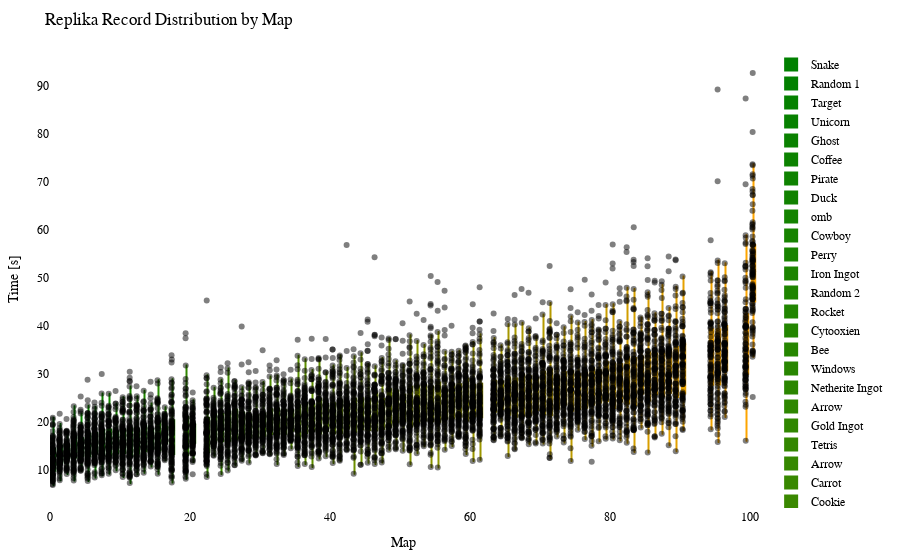

Notebook cell for this chart:
### Code cell
import plotly.graph_objects as go
import plotly.io as pio
from matplotlib.colors import LinearSegmentedColormap, to_hex

df = getRecordsDataframe(minigame="Replika")

# sort df columns by mean value 
df = df.reindex(df.mean().sort_values().index, axis=1)

# drop sum column
df = df.drop(columns=["Sum"])

# replace 25 with NaN
df = df.replace(25, np.nan)

# remove "ms " from column names
df.columns = df.columns.str.replace('ms ', '')

# Exclude the first column (assuming it's the column you don't want to include)
df_to_html = df.iloc[:, 1:]

# Calculate the offset for centering the data points
num_columns = len(df_to_html.columns)
offset = 0.5

# Create a green to orange gradient
cmap = LinearSegmentedColormap.from_list("green_orange", ["green", "orange"])
colors = [to_hex(cmap(i / (num_columns - 1))) for i in range(num_columns)]

# Create a Swarm plot using Plotly
fig = go.Figure()

for i, (column, color) in enumerate(zip(df_to_html.columns, colors)):
    x_values = [i + offset] * len(df_to_html[column])  # Adjust x-values with offset for horizontal centering
    fig.add_trace(go.Box(x=x_values,
                         y=df_to_html[column],
                         name=column,
                         boxpoints='all',
                         pointpos=-0.5,  # Adjust point position to prevent overlapping
                         marker=dict(color='rgba(0,0,0,0.5)', size=6),  # Adjust marker color and size
                         line=dict(color=color),
                         fillcolor=color,
                         hovertext=df_to_html.index,
                         hoverinfo='name+text+y',
                         showlegend=True))

fig.update_layout(title="Replika Record Distribution by Map",
                  xaxis=dict(title="Map"),
                  yaxis=dict(title="Time [s]"),
                  showlegend=True,
                  font=dict(family="Arial", size=12, color="black"),  # Customize font
                  plot_bgcolor="white",  # Set background color
                  margin=dict(l=50, r=50, t=50, b=50),  # Adjust margins for better layout
                  )

# Show the figure
fig.show()

# Export the plot to an HTML file
pio.write_html(fig, "out/repl_swarm_plot.html")

### Figure 1 — Plotly figure (JSON) as saved in the notebook; plotly's stock layout.template omitted (floating-point values rounded to 4 significant figures; data arrays with more than 128 entries replaced by an {"elided": "..."} marker saying what was removed)
{"data": [{"boxpoints": "all", "fillcolor": "#008000", "hoverinfo": "name+text+y", "hovertext": {"elided": "153 str values"}, "line": {"color": "#008000"}, "marker": {"color": "rgba(0,0,0,0.5)", "size": 6}, "name": "Snake", "pointpos": -0.5, "showlegend": true, "type": "box", "x": {"elided": "153 float values"}, "y": {"elided": "153 float values"}}, {"boxpoints": "all", "fillcolor": "#028000", "hoverinfo": "name+text+y", "hovertext": {"elided": "153 str values"}, "line": {"color": "#028000"}, "marker": {"color": "rgba(0,0,0,0.5)", "size": 6}, "name": "Random 1", "pointpos": -0.5, "showlegend": true, "type": "box", "x": {"elided": "153 float values"}, "y": {"elided": "153 float values"}}, {"boxpoints": "all", "fillcolor": "#058100", "hoverinfo": "name+text+y", "hovertext": {"elided": "153 str values"}, "line": {"color": "#058100"}, "marker": {"color": "rgba(0,0,0,0.5)", "size": 6}, "name": "Target", "pointpos": -0.5, "showlegend": true, "type": "box", "x": {"elided": "153 float values"}, "y": {"elided": "153 float values"}}, {"boxpoints": "all", "fillcolor": "#078100", "hoverinfo": "name+text+y", "hovertext": {"elided": "153 str values"}, "line": {"color": "#078100"}, "marker": {"color": "rgba(0,0,0,0.5)", "size": 6}, "name": "Unicorn", "pointpos": -0.5, "showlegend": true, "type": "box", "x": {"elided": "153 float values"}, "y": {"elided": "153 float values"}}, {"boxpoints": "all", "fillcolor": "#0a8100", "hoverinfo": "name+text+y", "hovertext": {"elided": "153 str values"}, "line": {"color": "#0a8100"}, "marker": {"color": "rgba(0,0,0,0.5)", "size": 6}, "name": "Ghost", "pointpos": -0.5, "showlegend": true, "type": "box", "x": {"elided": "153 float values"}, "y": {"elided": "153 float values"}}, {"boxpoints": "all", "fillcolor": "#0c8200", "hoverinfo": "name+text+y", "hovertext": {"elided": "153 str values"}, "line": {"color": "#0c8200"}, "marker": {"color": "rgba(0,0,0,0.5)", "size": 6}, "name": "Coffee", "pointpos": -0.5, "showlegend": true, "type": "box", "x": {"elided": "153 float values"}, "y": {"elided": "153 float values"}}, {"boxpoints": "all", "fillcolor": "#0f8200", "hoverinfo": "name+text+y", "hovertext": {"elided": "153 str values"}, "line": {"color": "#0f8200"}, "marker": {"color": "rgba(0,0,0,0.5)", "size": 6}, "name": "Pirate", "pointpos": -0.5, "showlegend": true, "type": "box", "x": {"elided": "153 float values"}, "y": {"elided": "153 float values"}}, {"boxpoints": "all", "fillcolor": "#118200", "hoverinfo": "name+text+y", "hovertext": {"elided": "153 str values"}, "line": {"color": "#118200"}, "marker": {"color": "rgba(0,0,0,0.5)", "size": 6}, "name": "Duck", "pointpos": -0.5, "showlegend": true, "type": "box", "x": {"elided": "153 float values"}, "y": {"elided": "153 float values"}}, {"boxpoints": "all", "fillcolor": "#148300", "hoverinfo": "name+text+y", "hovertext": {"elided": "153 str values"}, "line": {"color": "#148300"}, "marker": {"color": "rgba(0,0,0,0.5)", "size": 6}, "name": "omb", "pointpos": -0.5, "showlegend": true, "type": "box", "x": {"elided": "153 float values"}, "y": {"elided": "153 float values"}}, {"boxpoints": "all", "fillcolor": "#178300", "hoverinfo": "name+text+y", "hovertext": {"elided": "153 str values"}, "line": {"color": "#178300"}, "marker": {"color": "rgba(0,0,0,0.5)", "size": 6}, "name": "Cowboy", "pointpos": -0.5, "showlegend": true, "type": "box", "x": {"elided": "153 float values"}, "y": {"elided": "153 float values"}}, {"boxpoints": "all", "fillcolor": "#198400", "hoverinfo": "name+text+y", "hovertext": {"elided": "153 str values"}, "line": {"color": "#198400"}, "marker": {"color": "rgba(0,0,0,0.5)", "size": 6}, "name": "Perry", "pointpos": -0.5, "showlegend": true, "type": "box", "x": {"elided": "153 float values"}, "y": {"elided": "153 float values"}}, {"boxpoints": "all", "fillcolor": "#1c8400", "hoverinfo": "name+text+y", "hovertext": {"elided": "153 str values"}, "line": {"color": "#1c8400"}, "marker": {"color": "rgba(0,0,0,0.5)", "size": 6}, "name": "Iron Ingot", "pointpos": -0.5, "showlegend": true, "type": "box", "x": {"elided": "153 float values"}, "y": {"elided": "153 float values"}}, {"boxpoints": "all", "fillcolor": "#1e8400", "hoverinfo": "name+text+y", "hovertext": {"elided": "153 str values"}, "line": {"color": "#1e8400"}, "marker": {"color": "rgba(0,0,0,0.5)", "size": 6}, "name": "Random 2", "pointpos": -0.5, "showlegend": true, "type": "box", "x": {"elided": "153 float values"}, "y": {"elided": "153 float values"}}, {"boxpoints": "all", "fillcolor": "#218500", "hoverinfo": "name+text+y", "hovertext": {"elided": "153 str values"}, "line": {"color": "#218500"}, "marker": {"color": "rgba(0,0,0,0.5)", "size": 6}, "name": "Rocket", "pointpos": -0.5, "showlegend": true, "type": "box", "x": {"elided": "153 float values"}, "y": {"elided": "153 float values"}}, {"boxpoints": "all", "fillcolor": "#238500", "hoverinfo": "name+text+y", "hovertext": {"elided": "153 str values"}, "line": {"color": "#238500"}, "marker": {"color": "rgba(0,0,0,0.5)", "size": 6}, "name": "Cytooxien", "pointpos": -0.5, "showlegend": true, "type": "box", "x": {"elided": "153 float values"}, "y": {"elided": "153 float values"}}, {"boxpoints": "all", "fillcolor": "#268600", "hoverinfo": "name+text+y", "hovertext": {"elided": "153 str values"}, "line": {"color": "#268600"}, "marker": {"color": "rgba(0,0,0,0.5)", "size": 6}, "name": "Bee", "pointpos": -0.5, "showlegend": true, "type": "box", "x": {"elided": "153 float values"}, "y": {"elided": "153 float values"}}, {"boxpoints": "all", "fillcolor": "#288600", "hoverinfo": "name+text+y", "hovertext": {"elided": "153 str values"}, "line": {"color": "#288600"}, "marker": {"color": "rgba(0,0,0,0.5)", "size": 6}, "name": "Windows", "pointpos": -0.5, "showlegend": true, "type": "box", "x": {"elided": "153 float values"}, "y": {"elided": "153 float values"}}, {"boxpoints": "all", "fillcolor": "#2b8600", "hoverinfo": "name+text+y", "hovertext": {"elided": "153 str values"}, "line": {"color": "#2b8600"}, "marker": {"color": "rgba(0,0,0,0.5)", "size": 6}, "name": "Netherite Ingot", "pointpos": -0.5, "showlegend": true, "type": "box", "x": {"elided": "153 float values"}, "y": {"elided": "153 float values"}}, {"boxpoints": "all", "fillcolor": "#2e8700", "hoverinfo": "name+text+y", "hovertext": {"elided": "153 str values"}, "line": {"color": "#2e8700"}, "marker": {"color": "rgba(0,0,0,0.5)", "size": 6}, "name": "Arrow", "pointpos": -0.5, "showlegend": true, "type": "box", "x": {"elided": "153 float values"}, "y": {"elided": "153x2 float values"}}, {"boxpoints": "all", "fillcolor": "#308700", "hoverinfo": "name+text+y", "hovertext": {"elided": "153 str values"}, "line": {"color": "#308700"}, "marker": {"color": "rgba(0,0,0,0.5)", "size": 6}, "name": "Gold Ingot", "pointpos": -0.5, "showlegend": true, "type": "box", "x": {"elided": "153 float values"}, "y": {"elided": "153 float values"}}, {"boxpoints": "all", "fillcolor": "#338700", "hoverinfo": "name+text+y", "hovertext": {"elided": "153 str values"}, "line": {"color": "#338700"}, "marker": {"color": "rgba(0,0,0,0.5)", "size": 6}, "name": "Tetris", "pointpos": -0.5, "showlegend": true, "type": "box", "x": {"elided": "153 float values"}, "y": {"elided": "153 float values"}}, {"boxpoints": "all", "fillcolor": "#358800", "hoverinfo": "name+text+y", "hovertext": {"elided": "153 str values"}, "line": {"color": "#358800"}, "marker": {"color": "rgba(0,0,0,0.5)", "size": 6}, "name": "Arrow", "pointpos": -0.5, "showlegend": true, "type": "box", "x": {"elided": "153 float values"}, "y": {"elided": "153x2 float values"}}, {"boxpoints": "all", "fillcolor": "#388800", "hoverinfo": "name+text+y", "hovertext": {"elided": "153 str values"}, "line": {"color": "#388800"}, "marker": {"color": "rgba(0,0,0,0.5)", "size": 6}, "name": "Carrot", "pointpos": -0.5, "showlegend": true, "type": "box", "x": {"elided": "153 float values"}, "y": {"elided": "153 float values"}}, {"boxpoints": "all", "fillcolor": "#3a8800", "hoverinfo": "name+text+y", "hovertext": {"elided": "153 str values"}, "line": {"color": "#3a8800"}, "marker": {"color": "rgba(0,0,0,0.5)", "size": 6}, "name": "Cookie", "pointpos": -0.5, "showlegend": true, "type": "box", "x": {"elided": "153 float values"}, "y": {"elided": "153 float values"}}, {"boxpoints": "all", "fillcolor": "#3d8900", "hoverinfo": "name+text+y", "hovertext": {"elided": "153 str values"}, "line": {"color": "#3d8900"}, "marker": {"color": "rgba(0,0,0,0.5)", "size": 6}, "name": "Krabs", "pointpos": -0.5, "showlegend": true, "type": "box", "x": {"elided": "153 float values"}, "y": {"elided": "153 float values"}}, {"boxpoints": "all", "fillcolor": "#408900", "hoverinfo": "name+text+y", "hovertext": {"elided": "153 str values"}, "line": {"color": "#408900"}, "marker": {"color": "rgba(0,0,0,0.5)", "size": 6}, "name": "Poppy", "pointpos": -0.5, "showlegend": true, "type": "box", "x": {"elided": "153 float values"}, "y": {"elided": "153 float values"}}, {"boxpoints": "all", "fillcolor": "#428a00", "hoverinfo": "name+text+y", "hovertext": {"elided": "153 str values"}, "line": {"color": "#428a00"}, "marker": {"color": "rgba(0,0,0,0.5)", "size": 6}, "name": "Pacman Ghost", "pointpos": -0.5, "showlegend": true, "type": "box", "x": {"elided": "153 float values"}, "y": {"elided": "153 float values"}}, {"boxpoints": "all", "fillcolor": "#458a00", "hoverinfo": "name+text+y", "hovertext": {"elided": "153 str values"}, "line": {"color": "#458a00"}, "marker": {"color": "rgba(0,0,0,0.5)", "size": 6}, "name": "Koopa", "pointpos": -0.5, "showlegend": true, "type": "box", "x": {"elided": "153 float values"}, "y": {"elided": "153 float values"}}, {"boxpoints": "all", "fillcolor": "#478a00", "hoverinfo": "name+text+y", "hovertext": {"elided": "153 str values"}, "line": {"color": "#478a00"}, "marker": {"color": "rgba(0,0,0,0.5)", "size": 6}, "name": "Water Temple", "pointpos": -0.5, "showlegend": true, "type": "box", "x": {"elided": "153 float values"}, "y": {"elided": "153 float values"}}, {"boxpoints": "all", "fillcolor": "#4a8b00", "hoverinfo": "name+text+y", "hovertext": {"elided": "153 str values"}, "line": {"color": "#4a8b00"}, "marker": {"color": "rgba(0,0,0,0.5)", "size": 6}, "name": "Twitch", "pointpos": -0.5, "showlegend": true, "type": "box", "x": {"elided": "153 float values"}, "y": {"elided": "153 float values"}}, {"boxpoints": "all", "fillcolor": "#4c8b00", "hoverinfo": "name+text+y", "hovertext": {"elided": "153 str values"}, "line": {"color": "#4c8b00"}, "marker": {"color": "rgba(0,0,0,0.5)", "size": 6}, "name": "Controller", "pointpos": -0.5, "showlegend": true, "type": "box", "x": {"elided": "153 float values"}, "y": {"elided": "153 float values"}}, {"boxpoints": "all", "fillcolor": "#4f8b00", "hoverinfo": "name+text+y", "hovertext": {"elided": "153 str values"}, "line": {"color": "#4f8b00"}, "marker": {"color": "rgba(0,0,0,0.5)", "size": 6}, "name": "Diskette", "pointpos": -0.5, "showlegend": true, "type": "box", "x": {"elided": "153 float values"}, "y": {"elided": "153 float values"}}, {"boxpoints": "all", "fillcolor": "#518c00", "hoverinfo": "name+text+y", "hovertext": {"elided": "153 str values"}, "line": {"color": "#518c00"}, "marker": {"color": "rgba(0,0,0,0.5)", "size": 6}, "name": "Mario", "pointpos": -0.5, "showlegend": true, "type": "box", "x": {"elided": "153 float values"}, "y": {"elided": "153 float values"}}, {"boxpoints": "all", "fillcolor": "#548c00", "hoverinfo": "name+text+y", "hovertext": {"elided": "153 str values"}, "line": {"color": "#548c00"}, "marker": {"color": "rgba(0,0,0,0.5)", "size": 6}, "name": "Poke Ball", "pointpos": -0.5, "showlegend": true, "type": "box", "x": {"elided": "153 float values"}, "y": {"elided": "153 float values"}}, {"boxpoints": "all", "fillcolor": "#578d00", "hoverinfo": "name+text+y", "hovertext": {"elided": "153 str values"}, "line": {"color": "#578d00"}, "marker": {"color": "rgba(0,0,0,0.5)", "size": 6}, "name": "Camera", "pointpos": -0.5, "showlegend": true, "type": "box", "x": {"elided": "153 float values"}, "y": {"elided": "153 float values"}}, {"boxpoints": "all", "fillcolor": "#598d00", "hoverinfo": "name+text+y", "hovertext": {"elided": "153 str values"}, "line": {"color": "#598d00"}, "marker": {"color": "rgba(0,0,0,0.5)", "size": 6}, "name": "House", "pointpos": -0.5, "showlegend": true, "type": "box", "x": {"elided": "153 float values"}, "y": {"elided": "153 float values"}}, {"boxpoints": "all", "fillcolor": "#5c8d00", "hoverinfo": "name+text+y", "hovertext": {"elided": "153 str values"}, "line": {"color": "#5c8d00"}, "marker": {"color": "rgba(0,0,0,0.5)", "size": 6}, "name": "Caterpie", "pointpos": -0.5, "showlegend": true, "type": "box", "x": {"elided": "153 float values"}, "y": {"elided": "153 float values"}}, {"boxpoints": "all", "fillcolor": "#5e8e00", "hoverinfo": "name+text+y", "hovertext": {"elided": "153 str values"}, "line": {"color": "#5e8e00"}, "marker": {"color": "rgba(0,0,0,0.5)", "size": 6}, "name": "Baby Yoda", "pointpos": -0.5, "showlegend": true, "type": "box", "x": {"elided": "153 float values"}, "y": {"elided": "153 float values"}}, {"boxpoints": "all", "fillcolor": "#618e00", "hoverinfo": "name+text+y", "hovertext": {"elided": "153 str values"}, "line": {"color": "#618e00"}, "marker": {"color": "rgba(0,0,0,0.5)", "size": 6}, "name": "YouTube", "pointpos": -0.5, "showlegend": true, "type": "box", "x": {"elided": "153 float values"}, "y": {"elided": "153 float values"}}, {"boxpoints": "all", "fillcolor": "#638e00", "hoverinfo": "name+text+y", "hovertext": {"elided": "153 str values"}, "line": {"color": "#638e00"}, "marker": {"color": "rgba(0,0,0,0.5)", "size": 6}, "name": "Parrot", "pointpos": -0.5, "showlegend": true, "type": "box", "x": {"elided": "153 float values"}, "y": {"elided": "153 float values"}}, {"boxpoints": "all", "fillcolor": "#668f00", "hoverinfo": "name+text+y", "hovertext": {"elided": "153 str values"}, "line": {"color": "#668f00"}, "marker": {"color": "rgba(0,0,0,0.5)", "size": 6}, "name": "Sonic", "pointpos": -0.5, "showlegend": true, "type": "box", "x": {"elided": "153 float values"}, "y": {"elided": "153 float values"}}, {"boxpoints": "all", "fillcolor": "#688f00", "hoverinfo": "name+text+y", "hovertext": {"elided": "153 str values"}, "line": {"color": "#688f00"}, "marker": {"color": "rgba(0,0,0,0.5)", "size": 6}, "name": "Chicken", "pointpos": -0.5, "showlegend": true, "type": "box", "x": {"elided": "153 float values"}, "y": {"elided": "153 float values"}}, {"boxpoints": "all", "fillcolor": "#6b9000", "hoverinfo": "name+text+y", "hovertext": {"elided": "153 str values"}, "line": {"color": "#6b9000"}, "marker": {"color": "rgba(0,0,0,0.5)", "size": 6}, "name": "Twitter", "pointpos": -0.5, "showlegend": true, "type": "box", "x": {"elided": "153 float values"}, "y": {"elided": "153 float values"}}, {"boxpoints": "all", "fillcolor": "#6e9000", "hoverinfo": "name+text+y", "hovertext": {"elided": "153 str values"}, "line": {"color": "#6e9000"}, "marker": {"color": "rgba(0,0,0,0.5)", "size": 6}, "name": "Excavator", "pointpos": -0.5, "showlegend": true, "type": "box", "x": {"elided": "153 float values"}, "y": {"elided": "153 float values"}}, {"boxpoints": "all", "fillcolor": "#709000", "hoverinfo": "name+text+y", "hovertext": {"elided": "153 str values"}, "line": {"color": "#709000"}, "marker": {"color": "rgba(0,0,0,0.5)", "size": 6}, "name": "Fox", "pointpos": -0.5, "showlegend": true, "type": "box", "x": {"elided": "153 float values"}, "y": {"elided": "153 float values"}}, {"boxpoints": "all", "fillcolor": "#739100", "hoverinfo": "name+text+y", "hovertext": {"elided": "153 str values"}, "line": {"color": "#739100"}, "marker": {"color": "rgba(0,0,0,0.5)", "size": 6}, "name": "Frog", "pointpos": -0.5, "showlegend": true, "type": "box", "x": {"elided": "153 float values"}, "y": {"elided": "153 float values"}}, {"boxpoints": "all", "fillcolor": "#759100", "hoverinfo": "name+text+y", "hovertext": {"elided": "153 str values"}, "line": {"color": "#759100"}, "marker": {"color": "rgba(0,0,0,0.5)", "size": 6}, "name": "Egg", "pointpos": -0.5, "showlegend": true, "type": "box", "x": {"elided": "153 float values"}, "y": {"elided": "153 float values"}}, {"boxpoints": "all", "fillcolor": "#789100", "hoverinfo": "name+text+y", "hovertext": {"elided": "153 str values"}, "line": {"color": "#789100"}, "marker": {"color": "rgba(0,0,0,0.5)", "size": 6}, "name": "of Meat", "pointpos": -0.5, "showlegend": true, "type": "box", "x": {"elided": "153 float values"}, "y": {"elided": "153 float values"}}, {"boxpoints": "all", "fillcolor": "#7a9200", "hoverinfo": "name+text+y", "hovertext": {"elided": "153 str values"}, "line": {"color": "#7a9200"}, "marker": {"color": "rgba(0,0,0,0.5)", "size": 6}, "name": "Tree", "pointpos": -0.5, "showlegend": true, "type": "box", "x": {"elided": "153 float values"}, "y": {"elided": "153 float values"}}, {"boxpoints": "all", "fillcolor": "#7d9200", "hoverinfo": "name+text+y", "hovertext": {"elided": "153 str values"}, "line": {"color": "#7d9200"}, "marker": {"color": "rgba(0,0,0,0.5)", "size": 6}, "name": "Thinking", "pointpos": -0.5, "showlegend": true, "type": "box", "x": {"elided": "153 float values"}, "y": {"elided": "153 float values"}}, {"boxpoints": "all", "fillcolor": "#809300", "hoverinfo": "name+text+y", "hovertext": {"elided": "153 str values"}, "line": {"color": "#809300"}, "marker": {"color": "rgba(0,0,0,0.5)", "size": 6}, "name": "Thinking 2", "pointpos": -0.5, "showlegend": true, "type": "box", "x": {"elided": "153 float values"}, "y": {"elided": "153 float values"}}, {"boxpoints": "all", "fillcolor": "#829300", "hoverinfo": "name+text+y", "hovertext": {"elided": "153 str values"}, "line": {"color": "#829300"}, "marker": {"color": "rgba(0,0,0,0.5)", "size": 6}, "name": "The Sea", "pointpos": -0.5, "showlegend": true, "type": "box", "x": {"elided": "153 float values"}, "y": {"elided": "153 float values"}}, {"boxpoints": "all", "fillcolor": "#859300", "hoverinfo": "name+text+y", "hovertext": {"elided": "153 str values"}, "line": {"color": "#859300"}, "marker": {"color": "rgba(0,0,0,0.5)", "size": 6}, "name": "ppHop 2", "pointpos": -0.5, "showlegend": true, "type": "box", "x": {"elided": "153 float values"}, "y": {"elided": "153 float values"}}, {"boxpoints": "all", "fillcolor": "#879400", "hoverinfo": "name+text+y", "hovertext": {"elided": "153 str values"}, "line": {"color": "#879400"}, "marker": {"color": "rgba(0,0,0,0.5)", "size": 6}, "name": "Heart", "pointpos": -0.5, "showlegend": true, "type": "box", "x": {"elided": "153 float values"}, "y": {"elided": "153 float values"}}, {"boxpoints": "all", "fillcolor": "#8a9400", "hoverinfo": "name+text+y", "hovertext": {"elided": "153 str values"}, "line": {"color": "#8a9400"}, "marker": {"color": "rgba(0,0,0,0.5)", "size": 6}, "name": "Pizza", "pointpos": -0.5, "showlegend": true, "type": "box", "x": {"elided": "153 float values"}, "y": {"elided": "153 float values"}}, {"boxpoints": "all", "fillcolor": "#8c9400", "hoverinfo": "name+text+y", "hovertext": {"elided": "153 str values"}, "line": {"color": "#8c9400"}, "marker": {"color": "rgba(0,0,0,0.5)", "size": 6}, "name": "Sheep", "pointpos": -0.5, "showlegend": true, "type": "box", "x": {"elided": "153 float values"}, "y": {"elided": "153 float values"}}, {"boxpoints": "all", "fillcolor": "#8f9500", "hoverinfo": "name+text+y", "hovertext": {"elided": "153 str values"}, "line": {"color": "#8f9500"}, "marker": {"color": "rgba(0,0,0,0.5)", "size": 6}, "name": "Up", "pointpos": -0.5, "showlegend": true, "type": "box", "x": {"elided": "153 float values"}, "y": {"elided": "153 float values"}}, {"boxpoints": "all", "fillcolor": "#919500", "hoverinfo": "name+text+y", "hovertext": {"elided": "153 str values"}, "line": {"color": "#919500"}, "marker": {"color": "rgba(0,0,0,0.5)", "size": 6}, "name": "Skeleton", "pointpos": -0.5, "showlegend": true, "type": "box", "x": {"elided": "153 float values"}, "y": {"elided": "153 float values"}}, {"boxpoints": "all", "fillcolor": "#949500", "hoverinfo": "name+text+y", "hovertext": {"elided": "153 str values"}, "line": {"color": "#949500"}, "marker": {"color": "rgba(0,0,0,0.5)", "size": 6}, "name": "Among Us", "pointpos": -0.5, "showlegend": true, "type": "box", "x": {"elided": "153 float values"}, "y": {"elided": "153 float values"}}, {"boxpoints": "all", "fillcolor": "#979600", "hoverinfo": "name+text+y", "hovertext": {"elided": "153 str values"}, "line": {"color": "#979600"}, "marker": {"color": "rgba(0,0,0,0.5)", "size": 6}, "name": "French Fries", "pointpos": -0.5, "showlegend": true, "type": "box", "x": {"elided": "153 float values"}, "y": {"elided": "153 float values"}}, {"boxpoints": "all", "fillcolor": "#999600", "hoverinfo": "name+text+y", "hovertext": {"elided": "153 str values"}, "line": {"color": "#999600"}, "marker": {"color": "rgba(0,0,0,0.5)", "size": 6}, "name": "Mountain", "pointpos": -0.5, "showlegend": true, "type": "box", "x": {"elided": "153 float values"}, "y": {"elided": "153 float values"}}, {"boxpoints": "all", "fillcolor": "#9c9700", "hoverinfo": "name+text+y", "hovertext": {"elided": "153 str values"}, "line": {"color": "#9c9700"}, "marker": {"color": "rgba(0,0,0,0.5)", "size": 6}, "name": "Cherry", "pointpos": -0.5, "showlegend": true, "type": "box", "x": {"elided": "153 float values"}, "y": {"elided": "153 float values"}}, {"boxpoints": "all", "fillcolor": "#9e9700", "hoverinfo": "name+text+y", "hovertext": {"elided": "153 str values"}, "line": {"color": "#9e9700"}, "marker": {"color": "rgba(0,0,0,0.5)", "size": 6}, "name": "Cow", "pointpos": -0.5, "showlegend": true, "type": "box", "x": {"elided": "153 float values"}, "y": {"elided": "153x2 float values"}}, {"boxpoints": "all", "fillcolor": "#a19700", "hoverinfo": "name+text+y", "hovertext": {"elided": "153 str values"}, "line": {"color": "#a19700"}, "marker": {"color": "rgba(0,0,0,0.5)", "size": 6}, "name": "Hourglass", "pointpos": -0.5, "showlegend": true, "type": "box", "x": {"elided": "153 float values"}, "y": {"elided": "153 float values"}}, {"boxpoints": "all", "fillcolor": "#a39800", "hoverinfo": "name+text+y", "hovertext": {"elided": "153 str values"}, "line": {"color": "#a39800"}, "marker": {"color": "rgba(0,0,0,0.5)", "size": 6}, "name": "Blue Monster", "pointpos": -0.5, "showlegend": true, "type": "box", "x": {"elided": "153 float values"}, "y": {"elided": "153 float values"}}, {"boxpoints": "all", "fillcolor": "#a69800", "hoverinfo": "name+text+y", "hovertext": {"elided": "153 str values"}, "line": {"color": "#a69800"}, "marker": {"color": "rgba(0,0,0,0.5)", "size": 6}, "name": "Eevee", "pointpos": -0.5, "showlegend": true, "type": "box", "x": {"elided": "153 float values"}, "y": {"elided": "153 float values"}}, {"boxpoints": "all", "fillcolor": "#a89800", "hoverinfo": "name+text+y", "hovertext": {"elided": "153 str values"}, "line": {"color": "#a89800"}, "marker": {"color": "rgba(0,0,0,0.5)", "size": 6}, "name": "Wizard", "pointpos": -0.5, "showlegend": true, "type": "box", "x": {"elided": "153 float values"}, "y": {"elided": "153 float values"}}, {"boxpoints": "all", "fillcolor": "#ab9900", "hoverinfo": "name+text+y", "hovertext": {"elided": "153 str values"}, "line": {"color": "#ab9900"}, "marker": {"color": "rgba(0,0,0,0.5)", "size": 6}, "name": "Galaxian Alien", "pointpos": -0.5, "showlegend": true, "type": "box", "x": {"elided": "153 float values"}, "y": {"elided": "153 float values"}}, {"boxpoints": "all", "fillcolor": "#ae9900", "hoverinfo": "name+text+y", "hovertext": {"elided": "153 str values"}, "line": {"color": "#ae9900"}, "marker": {"color": "rgba(0,0,0,0.5)", "size": 6}, "name": "ppHop 1", "pointpos": -0.5, "showlegend": true, "type": "box", "x": {"elided": "153 float values"}, "y": {"elided": "153 float values"}}, {"boxpoints": "all", "fillcolor": "#b09a00", "hoverinfo": "name+text+y", "hovertext": {"elided": "153 str values"}, "line": {"color": "#b09a00"}, "marker": {"color": "rgba(0,0,0,0.5)", "size": 6}, "name": "Spider", "pointpos": -0.5, "showlegend": true, "type": "box", "x": {"elided": "153 float values"}, "y": {"elided": "153 float values"}}, {"boxpoints": "all", "fillcolor": "#b39a00", "hoverinfo": "name+text+y", "hovertext": {"elided": "153 str values"}, "line": {"color": "#b39a00"}, "marker": {"color": "rgba(0,0,0,0.5)", "size": 6}, "name": "Zombie", "pointpos": -0.5, "showlegend": true, "type": "box", "x": {"elided": "153 float values"}, "y": {"elided": "153 float values"}}, {"boxpoints": "all", "fillcolor": "#b59a00", "hoverinfo": "name+text+y", "hovertext": {"elided": "153 str values"}, "line": {"color": "#b59a00"}, "marker": {"color": "rgba(0,0,0,0.5)", "size": 6}, "name": "Penguin", "pointpos": -0.5, "showlegend": true, "type": "box", "x": {"elided": "153 float values"}, "y": {"elided": "153 float values"}}, {"boxpoints": "all", "fillcolor": "#b89b00", "hoverinfo": "name+text+y", "hovertext": {"elided": "153 str values"}, "line": {"color": "#b89b00"}, "marker": {"color": "rgba(0,0,0,0.5)", "size": 6}, "name": "Turtle", "pointpos": -0.5, "showlegend": true, "type": "box", "x": {"elided": "153 float values"}, "y": {"elided": "153 float values"}}, {"boxpoints": "all", "fillcolor": "#ba9b00", "hoverinfo": "name+text+y", "hovertext": {"elided": "153 str values"}, "line": {"color": "#ba9b00"}, "marker": {"color": "rgba(0,0,0,0.5)", "size": 6}, "name": "Slime", "pointpos": -0.5, "showlegend": true, "type": "box", "x": {"elided": "153 float values"}, "y": {"elided": "153 float values"}}, {"boxpoints": "all", "fillcolor": "#bd9b00", "hoverinfo": "name+text+y", "hovertext": {"elided": "153 str values"}, "line": {"color": "#bd9b00"}, "marker": {"color": "rgba(0,0,0,0.5)", "size": 6}, "name": "Mouse", "pointpos": -0.5, "showlegend": true, "type": "box", "x": {"elided": "153 float values"}, "y": {"elided": "153 float values"}}, {"boxpoints": "all", "fillcolor": "#c09c00", "hoverinfo": "name+text+y", "hovertext": {"elided": "153 str values"}, "line": {"color": "#c09c00"}, "marker": {"color": "rgba(0,0,0,0.5)", "size": 6}, "name": "Instagram", "pointpos": -0.5, "showlegend": true, "type": "box", "x": {"elided": "153 float values"}, "y": {"elided": "153 float values"}}, {"boxpoints": "all", "fillcolor": "#c29c00", "hoverinfo": "name+text+y", "hovertext": {"elided": "153 str values"}, "line": {"color": "#c29c00"}, "marker": {"color": "rgba(0,0,0,0.5)", "size": 6}, "name": "muss los", "pointpos": -0.5, "showlegend": true, "type": "box", "x": {"elided": "153 float values"}, "y": {"elided": "153 float values"}}, {"boxpoints": "all", "fillcolor": "#c59d00", "hoverinfo": "name+text+y", "hovertext": {"elided": "153 str values"}, "line": {"color": "#c59d00"}, "marker": {"color": "rgba(0,0,0,0.5)", "size": 6}, "name": "Skeleton Skull", "pointpos": -0.5, "showlegend": true, "type": "box", "x": {"elided": "153 float values"}, "y": {"elided": "153 float values"}}, {"boxpoints": "all", "fillcolor": "#c79d00", "hoverinfo": "name+text+y", "hovertext": {"elided": "153 str values"}, "line": {"color": "#c79d00"}, "marker": {"color": "rgba(0,0,0,0.5)", "size": 6}, "name": "Charizard", "pointpos": -0.5, "showlegend": true, "type": "box", "x": {"elided": "153 float values"}, "y": {"elided": "153 float values"}}, {"boxpoints": "all", "fillcolor": "#ca9d00", "hoverinfo": "name+text+y", "hovertext": {"elided": "153 str values"}, "line": {"color": "#ca9d00"}, "marker": {"color": "rgba(0,0,0,0.5)", "size": 6}, "name": "Cake", "pointpos": -0.5, "showlegend": true, "type": "box", "x": {"elided": "153 float values"}, "y": {"elided": "153 float values"}}, {"boxpoints": "all", "fillcolor": "#cc9e00", "hoverinfo": "name+text+y", "hovertext": {"elided": "153 str values"}, "line": {"color": "#cc9e00"}, "marker": {"color": "rgba(0,0,0,0.5)", "size": 6}, "name": "Blinky", "pointpos": -0.5, "showlegend": true, "type": "box", "x": {"elided": "153 float values"}, "y": {"elided": "153 float values"}}, {"boxpoints": "all", "fillcolor": "#cf9e00", "hoverinfo": "name+text+y", "hovertext": {"elided": "153 str values"}, "line": {"color": "#cf9e00"}, "marker": {"color": "rgba(0,0,0,0.5)", "size": 6}, "name": "Globe", "pointpos": -0.5, "showlegend": true, "type": "box", "x": {"elided": "153 float values"}, "y": {"elided": "153 float values"}}, {"boxpoints": "all", "fillcolor": "#d19e00", "hoverinfo": "name+text+y", "hovertext": {"elided": "153 str values"}, "line": {"color": "#d19e00"}, "marker": {"color": "rgba(0,0,0,0.5)", "size": 6}, "name": "Princess", "pointpos": -0.5, "showlegend": true, "type": "box", "x": {"elided": "153 float values"}, "y": {"elided": "153 float values"}}, {"boxpoints": "all", "fillcolor": "#d49f00", "hoverinfo": "name+text+y", "hovertext": {"elided": "153 str values"}, "line": {"color": "#d49f00"}, "marker": {"color": "rgba(0,0,0,0.5)", "size": 6}, "name": "Apple", "pointpos": -0.5, "showlegend": true, "type": "box", "x": {"elided": "153 float values"}, "y": {"elided": "153 float values"}}, {"boxpoints": "all", "fillcolor": "#d79f00", "hoverinfo": "name+text+y", "hovertext": {"elided": "153 str values"}, "line": {"color": "#d79f00"}, "marker": {"color": "rgba(0,0,0,0.5)", "size": 6}, "name": "TNT", "pointpos": -0.5, "showlegend": true, "type": "box", "x": {"elided": "153 float values"}, "y": {"elided": "153 float values"}}, {"boxpoints": "all", "fillcolor": "#d99f00", "hoverinfo": "name+text+y", "hovertext": {"elided": "153 str values"}, "line": {"color": "#d99f00"}, "marker": {"color": "rgba(0,0,0,0.5)", "size": 6}, "name": "Kitty", "pointpos": -0.5, "showlegend": true, "type": "box", "x": {"elided": "153 float values"}, "y": {"elided": "153 float values"}}, {"boxpoints": "all", "fillcolor": "#dca000", "hoverinfo": "name+text+y", "hovertext": {"elided": "153 str values"}, "line": {"color": "#dca000"}, "marker": {"color": "rgba(0,0,0,0.5)", "size": 6}, "name": "Smurf", "pointpos": -0.5, "showlegend": true, "type": "box", "x": {"elided": "153 float values"}, "y": {"elided": "153 float values"}}, {"boxpoints": "all", "fillcolor": "#dea000", "hoverinfo": "name+text+y", "hovertext": {"elided": "153 str values"}, "line": {"color": "#dea000"}, "marker": {"color": "rgba(0,0,0,0.5)", "size": 6}, "name": "Mooshroom", "pointpos": -0.5, "showlegend": true, "type": "box", "x": {"elided": "153 float values"}, "y": {"elided": "153 float values"}}, {"boxpoints": "all", "fillcolor": "#e1a100", "hoverinfo": "name+text+y", "hovertext": {"elided": "153 str values"}, "line": {"color": "#e1a100"}, "marker": {"color": "rgba(0,0,0,0.5)", "size": 6}, "name": "Robin Hood", "pointpos": -0.5, "showlegend": true, "type": "box", "x": {"elided": "153 float values"}, "y": {"elided": "153 float values"}}, {"boxpoints": "all", "fillcolor": "#e3a100", "hoverinfo": "name+text+y", "hovertext": {"elided": "153 str values"}, "line": {"color": "#e3a100"}, "marker": {"color": "rgba(0,0,0,0.5)", "size": 6}, "name": "Toad", "pointpos": -0.5, "showlegend": true, "type": "box", "x": {"elided": "153 float values"}, "y": {"elided": "153 float values"}}, {"boxpoints": "all", "fillcolor": "#e6a100", "hoverinfo": "name+text+y", "hovertext": {"elided": "153 str values"}, "line": {"color": "#e6a100"}, "marker": {"color": "rgba(0,0,0,0.5)", "size": 6}, "name": "Guardian", "pointpos": -0.5, "showlegend": true, "type": "box", "x": {"elided": "153 float values"}, "y": {"elided": "153 float values"}}, {"boxpoints": "all", "fillcolor": "#e8a200", "hoverinfo": "name+text+y", "hovertext": {"elided": "153 str values"}, "line": {"color": "#e8a200"}, "marker": {"color": "rgba(0,0,0,0.5)", "size": 6}, "name": "Cow", "pointpos": -0.5, "showlegend": true, "type": "box", "x": {"elided": "153 float values"}, "y": {"elided": "153x2 float values"}}, {"boxpoints": "all", "fillcolor": "#eba200", "hoverinfo": "name+text+y", "hovertext": {"elided": "153 str values"}, "line": {"color": "#eba200"}, "marker": {"color": "rgba(0,0,0,0.5)", "size": 6}, "name": "Doge", "pointpos": -0.5, "showlegend": true, "type": "box", "x": {"elided": "153 float values"}, "y": {"elided": "153x2 float values"}}, {"boxpoints": "all", "fillcolor": "#eea300", "hoverinfo": "name+text+y", "hovertext": {"elided": "153 str values"}, "line": {"color": "#eea300"}, "marker": {"color": "rgba(0,0,0,0.5)", "size": 6}, "name": "Doge", "pointpos": -0.5, "showlegend": true, "type": "box", "x": {"elided": "153 float values"}, "y": {"elided": "153x2 float values"}}, {"boxpoints": "all", "fillcolor": "#f0a300", "hoverinfo": "name+text+y", "hovertext": {"elided": "153 str values"}, "line": {"color": "#f0a300"}, "marker": {"color": "rgba(0,0,0,0.5)", "size": 6}, "name": "Kirby", "pointpos": -0.5, "showlegend": true, "type": "box", "x": {"elided": "153 float values"}, "y": {"elided": "153 float values"}}, {"boxpoints": "all", "fillcolor": "#f3a300", "hoverinfo": "name+text+y", "hovertext": {"elided": "153 str values"}, "line": {"color": "#f3a300"}, "marker": {"color": "rgba(0,0,0,0.5)", "size": 6}, "name": "Ender Pearl", "pointpos": -0.5, "showlegend": true, "type": "box", "x": {"elided": "153 float values"}, "y": {"elided": "153 float values"}}, {"boxpoints": "all", "fillcolor": "#f5a400", "hoverinfo": "name+text+y", "hovertext": {"elided": "153 str values"}, "line": {"color": "#f5a400"}, "marker": {"color": "rgba(0,0,0,0.5)", "size": 6}, "name": "Piranha Plant", "pointpos": -0.5, "showlegend": true, "type": "box", "x": {"elided": "153 float values"}, "y": {"elided": "153 float values"}}, {"boxpoints": "all", "fillcolor": "#f8a400", "hoverinfo": "name+text+y", "hovertext": {"elided": "153 str values"}, "line": {"color": "#f8a400"}, "marker": {"color": "rgba(0,0,0,0.5)", "size": 6}, "name": "Deadpool", "pointpos": -0.5, "showlegend": true, "type": "box", "x": {"elided": "153 float values"}, "y": {"elided": "153x2 float values"}}, {"boxpoints": "all", "fillcolor": "#faa400", "hoverinfo": "name+text+y", "hovertext": {"elided": "153 str values"}, "line": {"color": "#faa400"}, "marker": {"color": "rgba(0,0,0,0.5)", "size": 6}, "name": "Deadpool", "pointpos": -0.5, "showlegend": true, "type": "box", "x": {"elided": "153 float values"}, "y": {"elided": "153x2 float values"}}, {"boxpoints": "all", "fillcolor": "#fda500", "hoverinfo": "name+text+y", "hovertext": {"elided": "153 str values"}, "line": {"color": "#fda500"}, "marker": {"color": "rgba(0,0,0,0.5)", "size": 6}, "name": "Pikachu", "pointpos": -0.5, "showlegend": true, "type": "box", "x": {"elided": "153 float values"}, "y": {"elided": "153 float values"}}, {"boxpoints": "all", "fillcolor": "#ffa500", "hoverinfo": "name+text+y", "hovertext": {"elided": "153 str values"}, "line": {"color": "#ffa500"}, "marker": {"color": "rgba(0,0,0,0.5)", "size": 6}, "name": "Creeper", "pointpos": -0.5, "showlegend": true, "type": "box", "x": {"elided": "153 float values"}, "y": {"elided": "153 float values"}}], "layout": {"font": {"color": "black", "family": "Arial", "size": 12}, "margin": {"b": 50, "l": 50, "r": 50, "t": 50}, "plot_bgcolor": "white", "showlegend": true, "title": {"text": "Replika Record Distribution by Map"}, "xaxis": {"title": {"text": "Map"}}, "yaxis": {"title": {"text": "Time [s]"}}}}
